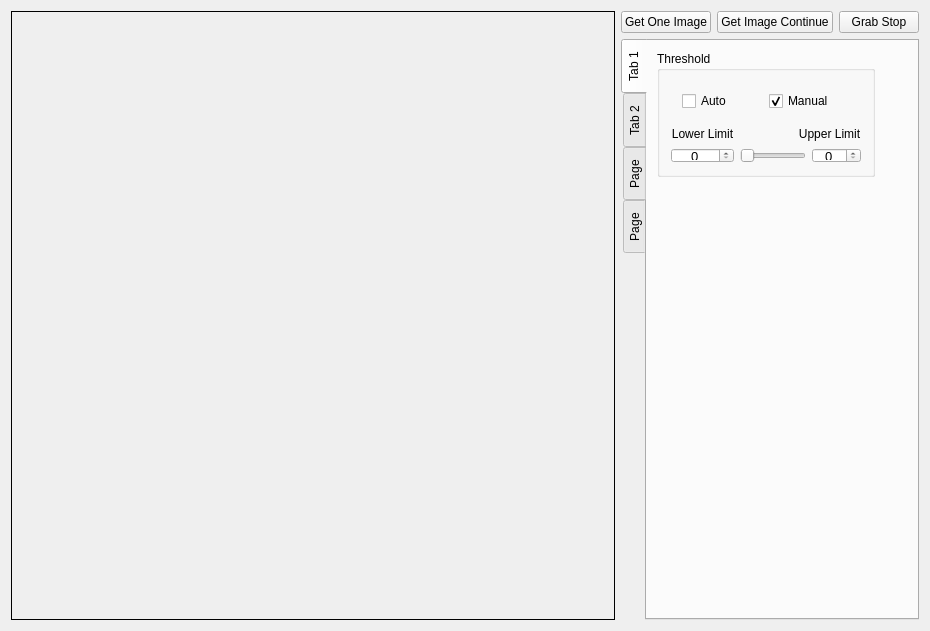
<?xml version="1.0" encoding="UTF-8"?>
<ui version="4.0">
 <class>ImageProcessInterfaceClass</class>
 <widget class="QWidget" name="ImageProcessInterfaceClass">
  <property name="windowModality">
   <enum>Qt::NonModal</enum>
  </property>
  <property name="geometry">
   <rect>
    <x>0</x>
    <y>0</y>
    <width>930</width>
    <height>631</height>
   </rect>
  </property>
  <property name="minimumSize">
   <size>
    <width>0</width>
    <height>0</height>
   </size>
  </property>
  <property name="maximumSize">
   <size>
    <width>16777215</width>
    <height>16777215</height>
   </size>
  </property>
  <property name="windowTitle">
   <string>Image Process Interface</string>
  </property>
  <layout class="QHBoxLayout" name="horizontalLayout_6">
   <item>
    <layout class="QHBoxLayout" name="horizontalLayout_5" stretch="7,3">
     <item>
      <widget class="QFrame" name="frame">
       <property name="frameShape">
        <enum>QFrame::Box</enum>
       </property>
       <property name="frameShadow">
        <enum>QFrame::Plain</enum>
       </property>
       <layout class="QHBoxLayout" name="horizontalLayout_2">
        <property name="spacing">
         <number>6</number>
        </property>
        <property name="leftMargin">
         <number>1</number>
        </property>
        <property name="topMargin">
         <number>1</number>
        </property>
        <property name="rightMargin">
         <number>1</number>
        </property>
        <property name="bottomMargin">
         <number>1</number>
        </property>
        <item>
         <widget class="QLabel" name="label_ImageProcess">
          <property name="frameShape">
           <enum>QFrame::NoFrame</enum>
          </property>
          <property name="text">
           <string/>
          </property>
          <property name="alignment">
           <set>Qt::AlignCenter</set>
          </property>
         </widget>
        </item>
       </layout>
      </widget>
     </item>
     <item>
      <layout class="QVBoxLayout" name="verticalLayout_2">
       <item>
        <layout class="QHBoxLayout" name="horizontalLayout">
         <item>
          <widget class="QPushButton" name="pushButton_GetOneImage">
           <property name="text">
            <string>Get One Image</string>
           </property>
          </widget>
         </item>
         <item>
          <widget class="QPushButton" name="pushButton_GetContinueImage">
           <property name="text">
            <string>Get Image Continue</string>
           </property>
          </widget>
         </item>
         <item>
          <widget class="QPushButton" name="pushButton_GrabStop">
           <property name="text">
            <string>Grab Stop</string>
           </property>
          </widget>
         </item>
        </layout>
       </item>
       <item>
        <widget class="QTabWidget" name="tabWidget">
         <property name="layoutDirection">
          <enum>Qt::LeftToRight</enum>
         </property>
         <property name="tabPosition">
          <enum>QTabWidget::West</enum>
         </property>
         <property name="currentIndex">
          <number>0</number>
         </property>
         <widget class="QWidget" name="tab_ImagePreprocessing">
          <attribute name="title">
           <string>Tab 1</string>
          </attribute>
          <widget class="QGroupBox" name="groupBox">
           <property name="geometry">
            <rect>
             <x>10</x>
             <y>10</y>
             <width>218</width>
             <height>126</height>
            </rect>
           </property>
           <property name="title">
            <string>Threshold</string>
           </property>
           <layout class="QVBoxLayout" name="verticalLayout">
            <item>
             <widget class="QWidget" name="widget" native="true">
              <layout class="QHBoxLayout" name="horizontalLayout_4">
               <item>
                <layout class="QHBoxLayout" name="horizontalLayout_3">
                 <item>
                  <widget class="QCheckBox" name="checkBox_AutoThreshold">
                   <property name="text">
                    <string>Auto</string>
                   </property>
                   <property name="checked">
                    <bool>false</bool>
                   </property>
                   <property name="autoExclusive">
                    <bool>true</bool>
                   </property>
                  </widget>
                 </item>
                 <item>
                  <widget class="QCheckBox" name="checkBox_ManualThreshold">
                   <property name="text">
                    <string>Manual</string>
                   </property>
                   <property name="checked">
                    <bool>true</bool>
                   </property>
                   <property name="autoExclusive">
                    <bool>true</bool>
                   </property>
                  </widget>
                 </item>
                </layout>
               </item>
              </layout>
             </widget>
            </item>
            <item>
             <layout class="QGridLayout" name="gridLayout">
              <item row="0" column="0">
               <widget class="QLabel" name="label">
                <property name="text">
                 <string>Lower Limit</string>
                </property>
                <property name="alignment">
                 <set>Qt::AlignCenter</set>
                </property>
               </widget>
              </item>
              <item row="0" column="1">
               <spacer name="horizontalSpacer">
                <property name="orientation">
                 <enum>Qt::Horizontal</enum>
                </property>
                <property name="sizeHint" stdset="0">
                 <size>
                  <width>40</width>
                  <height>20</height>
                 </size>
                </property>
               </spacer>
              </item>
              <item row="0" column="2" colspan="2">
               <widget class="QLabel" name="label_2">
                <property name="text">
                 <string>Upper Limit</string>
                </property>
                <property name="alignment">
                 <set>Qt::AlignCenter</set>
                </property>
               </widget>
              </item>
              <item row="1" column="0">
               <widget class="QSpinBox" name="spinBox_leftThreshold">
                <property name="font">
                 <font>
                  <pointsize>10</pointsize>
                 </font>
                </property>
                <property name="alignment">
                 <set>Qt::AlignCenter</set>
                </property>
                <property name="maximum">
                 <number>255</number>
                </property>
               </widget>
              </item>
              <item row="1" column="1" colspan="2">
               <widget class="QxtSpanSlider" name="horizontalSlider_Threshold">
                <property name="orientation">
                 <enum>Qt::Horizontal</enum>
                </property>
               </widget>
              </item>
              <item row="1" column="3">
               <widget class="QSpinBox" name="spinBox_rightThreshold">
                <property name="font">
                 <font>
                  <pointsize>10</pointsize>
                 </font>
                </property>
                <property name="alignment">
                 <set>Qt::AlignCenter</set>
                </property>
                <property name="maximum">
                 <number>255</number>
                </property>
               </widget>
              </item>
             </layout>
            </item>
           </layout>
          </widget>
         </widget>
         <widget class="QWidget" name="tab_Calibration">
          <attribute name="title">
           <string>Tab 2</string>
          </attribute>
         </widget>
         <widget class="QWidget" name="tab_EdgeSearch">
          <attribute name="title">
           <string>Page</string>
          </attribute>
         </widget>
         <widget class="QWidget" name="tab_Blob">
          <attribute name="title">
           <string>Page</string>
          </attribute>
         </widget>
        </widget>
       </item>
      </layout>
     </item>
    </layout>
   </item>
  </layout>
 </widget>
 <layoutdefault spacing="6" margin="11"/>
 <customwidgets>
  <customwidget>
   <class>QxtSpanSlider</class>
   <extends>QSlider</extends>
   <header>QxtSpanSlider.h</header>
  </customwidget>
 </customwidgets>
 <resources/>
 <connections/>
</ui>
